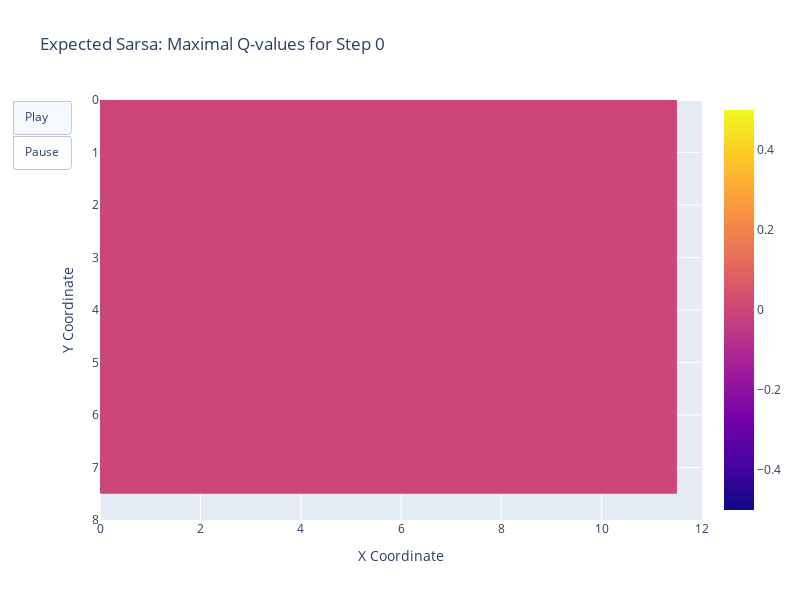
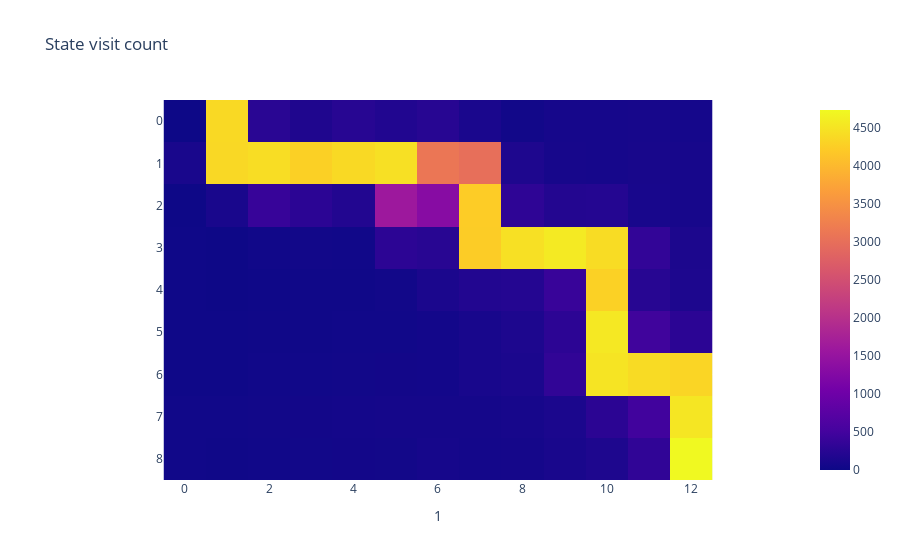

The cell these charts' notebook holds for them, in order:
### Code cell
env_states, action_keys, obs, rewards, done, q_values = rollout(key, TIME_STEPS, N_ACTIONS, GRID_SIZE, env, agent, policy)
animated_heatmap(q_values, dims=jnp.asarray(GRID_SIZE), agent_name="Expected Sarsa", sample_freq=1000, log_scale=False)
plot_path(obs)

### Figure 1 — Plotly figure (JSON) as saved in the notebook; plotly's stock layout.template omitted (floating-point values rounded to 4 significant figures)
{"data": [{"type": "heatmap", "z": [[0, 0, 0, 0, 0, 0, 0, 0, 0, 0, 0, 0], [0, 0, 0, 0, 0, 0, 0, 0, 0, 0, 0, 0], [0, 0, 0, 0, 0, 0, 0, 0, 0, 0, 0, 0], [0, 0, 0, 0, 0, 0, 0, 0, 0, 0, 0, 0], [0, 0, 0, 0, 0, 0, 0, 0, 0, 0, 0, 0], [0, 0, 0, 0, 0, 0, 0, 0, 0, 0, 0, 0], [0, 0, 0, 0, 0, 0, 0, 0, 0, 0, 0, 0], [0, 0, 0, 0, 0, 0, 0, 0, 0, 0, 0, 0]]}], "layout": {"height": 600, "title": {"text": "Expected Sarsa: Maximal Q-values for Step 0"}, "updatemenus": [{"buttons": [{"args": [null, {"frame": {"duration": 50, "redraw": true}, "fromcurrent": true}], "label": "Play", "method": "animate"}, {"args": [[null], {"frame": {"duration": 0, "redraw": false}}], "label": "Pause", "method": "relayout"}], "type": "buttons"}], "width": 800, "xaxis": {"range": [0, 12], "title": {"text": "X Coordinate"}}, "yaxis": {"autorange": false, "range": [8, 0], "title": {"text": "Y Coordinate"}}}}

### Figure 2 — Plotly figure (JSON) as saved in the notebook; plotly's stock layout.template omitted (floating-point values rounded to 4 significant figures)
{"data": [{"coloraxis": "coloraxis", "hovertemplate": "1: %{x}<br>y: %{y}<br>color: %{z}<extra></extra>", "name": "0", "type": "heatmap", "x": [0, 1, 2, 3, 4, 5, 6, 7, 8, 9, 10, 11, 12], "xaxis": "x", "y": [0, 1, 2, 3, 4, 5, 6, 7, 8], "yaxis": "y", "z": [[0, 4374, 258, 164, 241, 187, 242, 123, 49, 81, 84, 94, 77], [114, 4361, 4413, 4275, 4369, 4451, 3110, 2991, 154, 92, 87, 97, 95], [10, 108, 386, 278, 191, 1594, 1316, 4221, 307, 205, 214, 103, 96], [19, 7, 35, 42, 40, 287, 251, 4225, 4444, 4560, 4406, 340, 134], [17, 9, 14, 27, 28, 46, 130, 193, 208, 398, 4279, 239, 143], [18, 20, 25, 31, 35, 40, 59, 106, 144, 290, 4539, 470, 278], [18, 20, 34, 41, 50, 53, 59, 99, 127, 328, 4499, 4397, 4332], [39, 37, 50, 54, 68, 73, 74, 72, 94, 127, 273, 475, 4513], [40, 30, 38, 50, 53, 51, 82, 67, 73, 114, 154, 325, 4729]]}], "layout": {"coloraxis": {"colorscale": [[0, "#0d0887"], [0.1111, "#46039f"], [0.2222, "#7201a8"], [0.3333, "#9c179e"], [0.4444, "#bd3786"], [0.5556, "#d8576b"], [0.6667, "#ed7953"], [0.7778, "#fb9f3a"], [0.8889, "#fdca26"], [1, "#f0f921"]]}, "title": {"text": "State visit count"}, "xaxis": {"anchor": "y", "constrain": "domain", "domain": [0, 1], "scaleanchor": "y", "title": {"text": "1"}}, "yaxis": {"anchor": "x", "autorange": "reversed", "constrain": "domain", "domain": [0, 1]}}}
